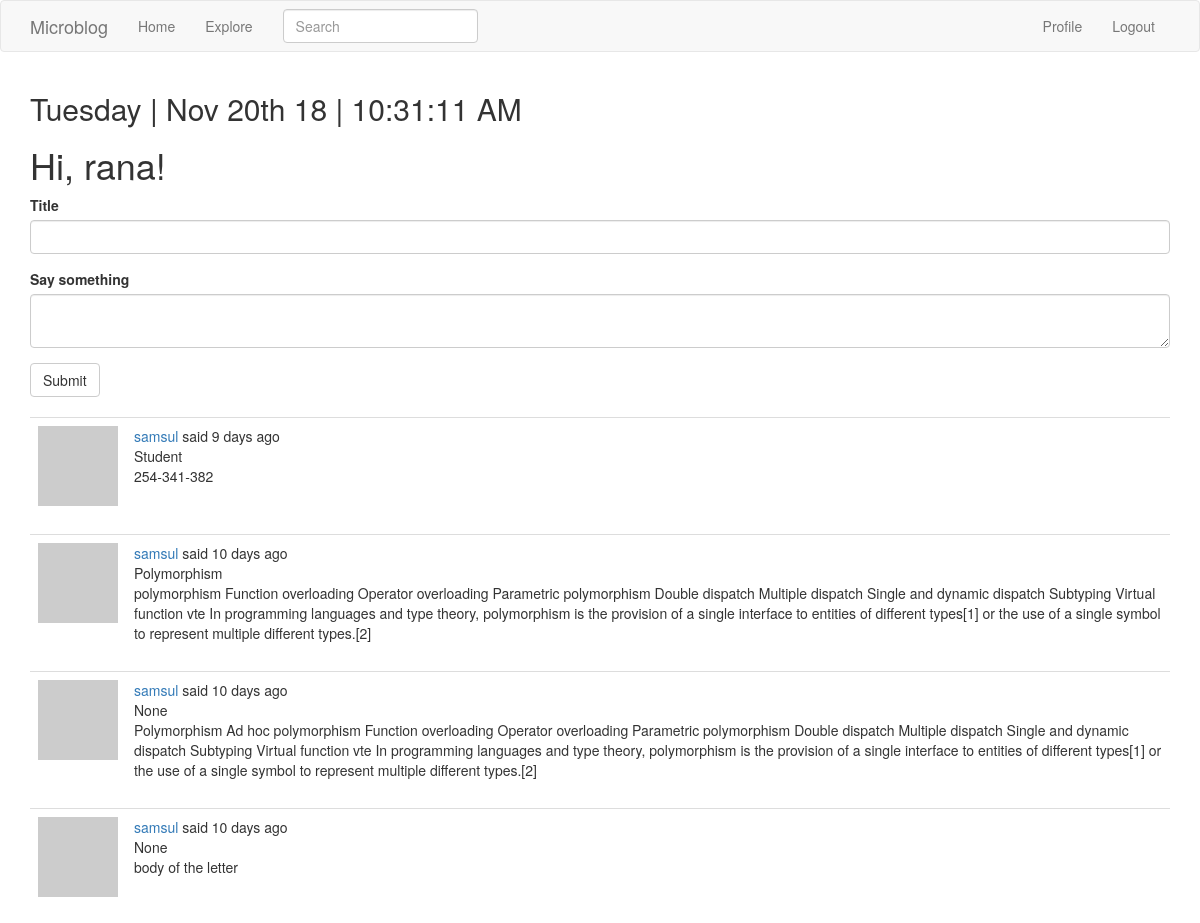
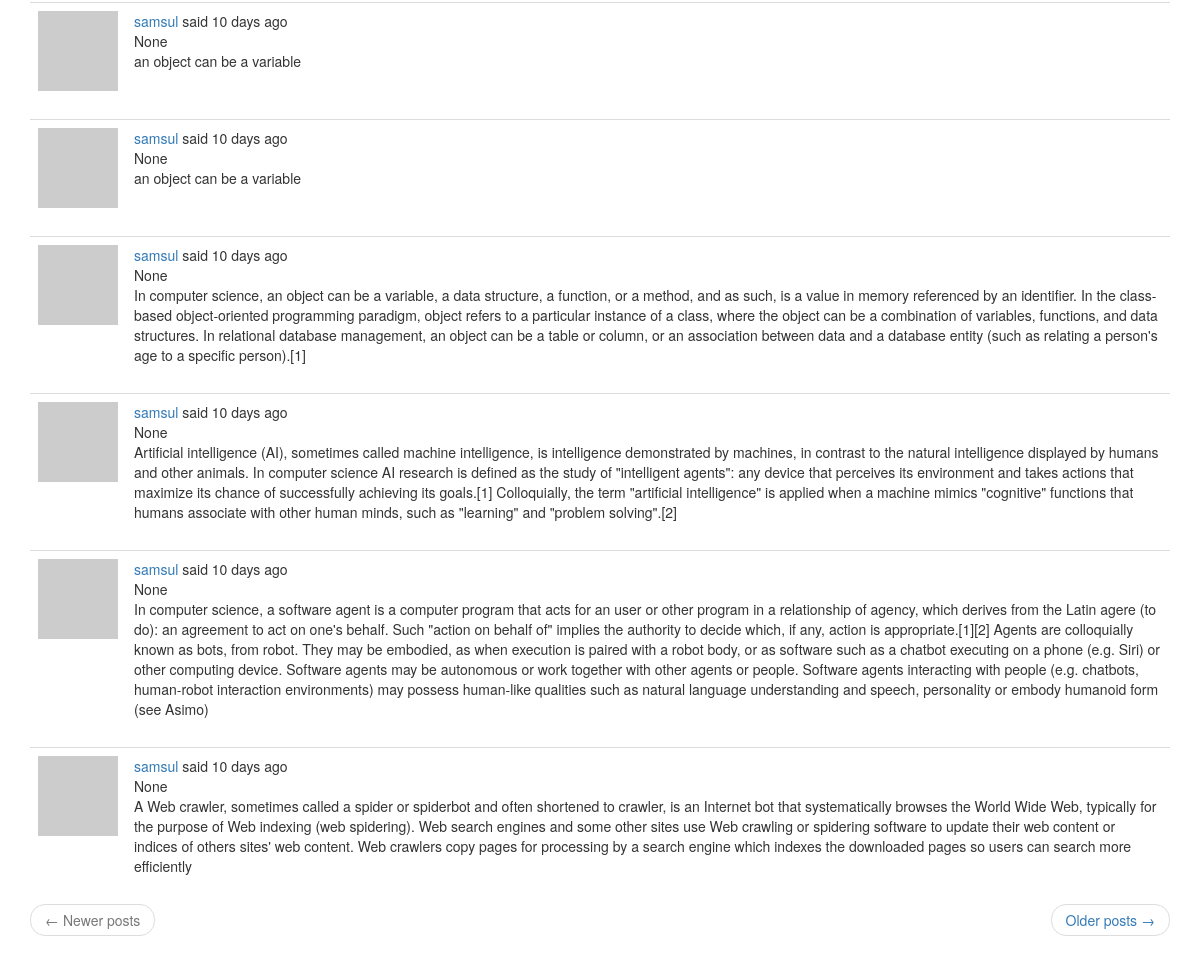
Page /index (signed in) on the earlier database version (2 pictures, top to bottom).
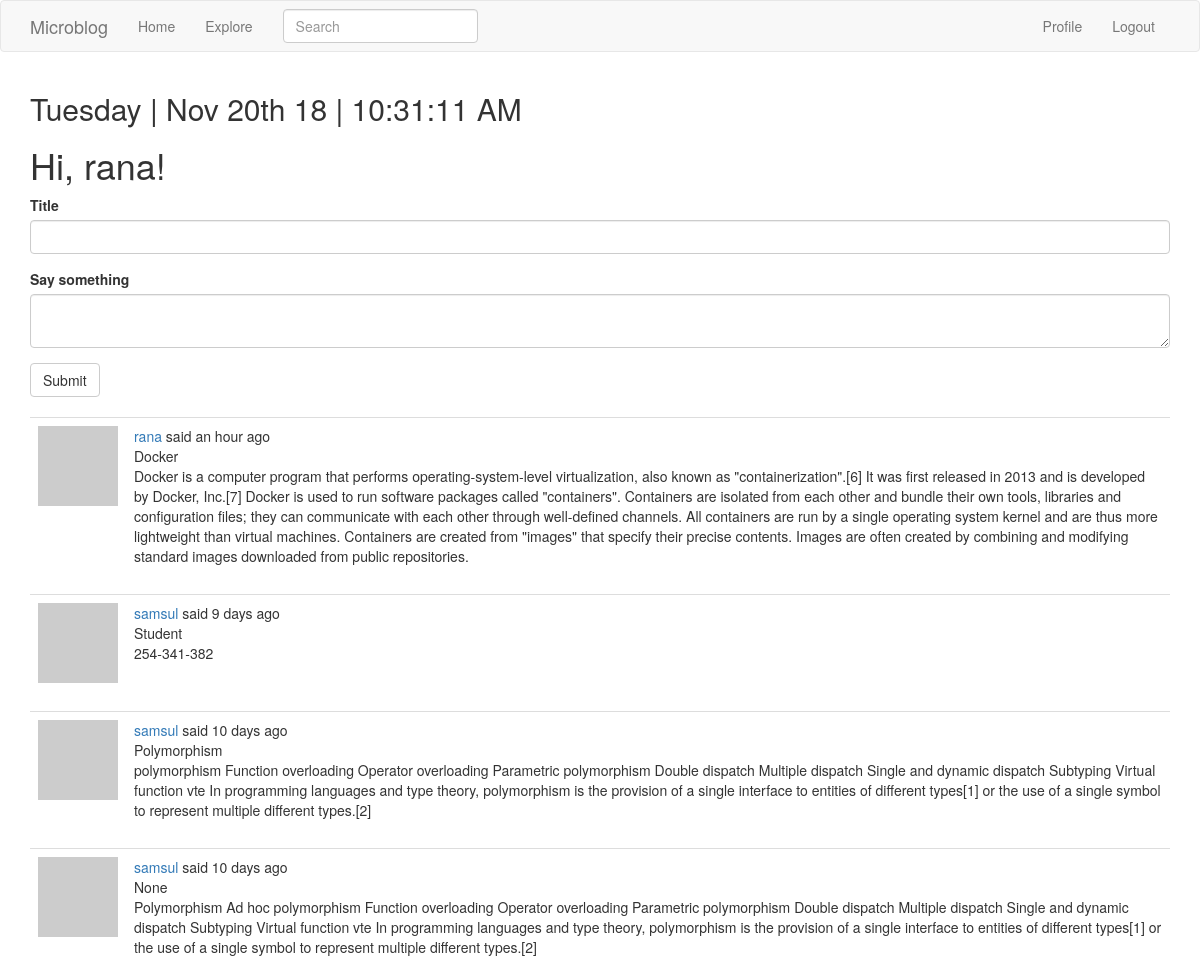
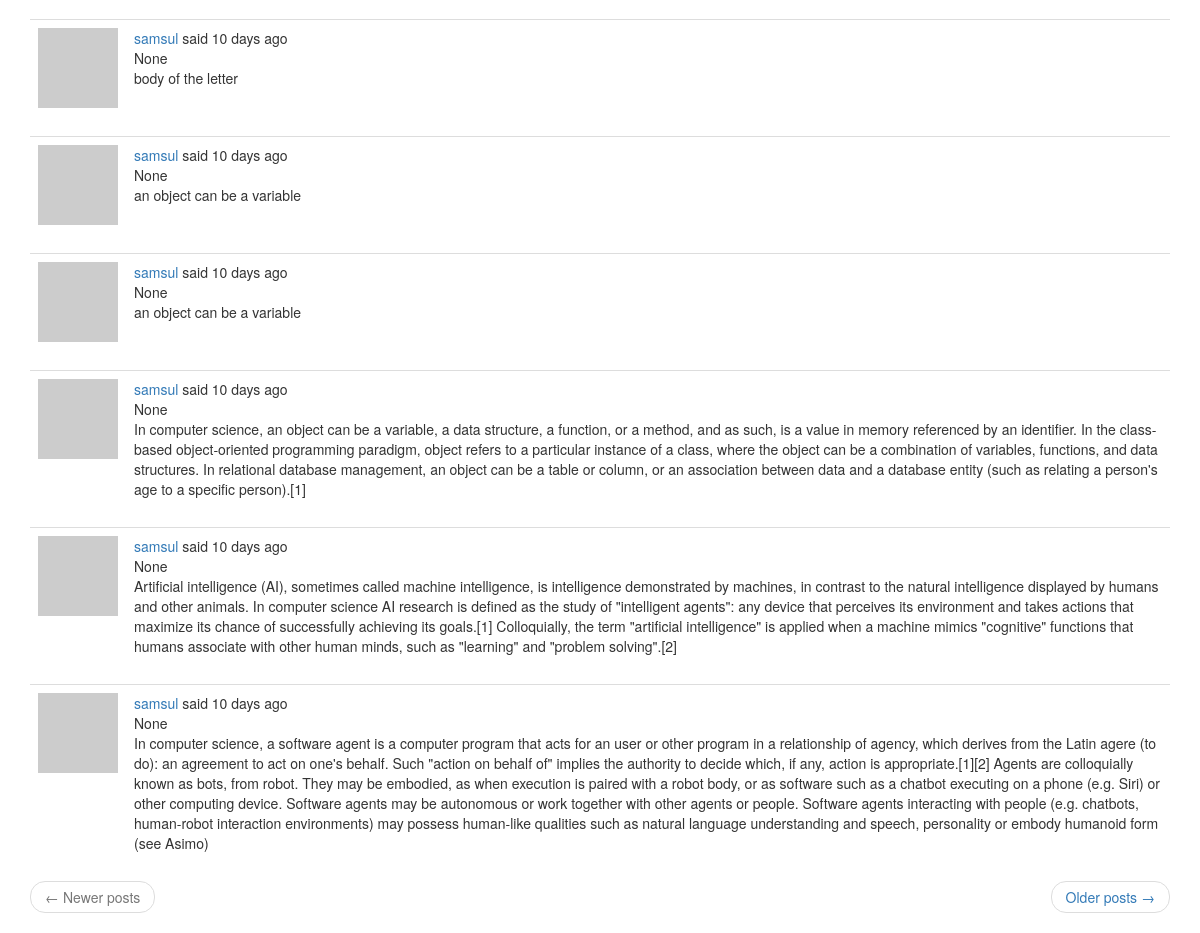
Same page on the later database version (2 pictures, top to bottom).
### app/models.py (models this page shows, shortened)
class User(UserMixin, db.Model):
    id = db.Column(db.Integer, primary_key=True)
    username = db.Column(db.String(64), index=True, unique=True)
    email = db.Column(db.String(120), index=True, unique=True)
    password_hash = db.Column(db.String(128))
    posts = db.relationship('Post', backref='author', lazy='dynamic')
    about_me = db.Column(db.String(140))
    last_seen = db.Column(db.DateTime, default=datetime.utcnow)
    followed = db.relationship(
        'User', secondary=followers,
        primaryjoin=(followers.c.follower_id == id),
        secondaryjoin=(followers.c.followed_id == id),
        backref=db.backref('followers', lazy='dynamic'), lazy='dynamic')
    def avatar(self, size):
        digest = md5(self.email.lower().encode('utf-8')).hexdigest()
        return 'https://www.gravatar.com/avatar/{}?d=identicon&s={}'.format(digest, size)
    def followed_posts(self):
        followed = Post.query.join(
            followers, (followers.c.followed_id == Post.user_id)).filter(
                followers.c.follower_id == self.id)
        own = Post.query.filter_by(user_id=self.id)
        return followed.union(own).order_by(Post.timestamp.desc())

class SearchableMixin(object):
    @classmethod
    def before_commit(cls, session):
        session._changes = {
            'add': list(session.new),
            'update': list(session.dirty),
            'delete': list(session.deleted)
        }
    @classmethod
    def after_commit(cls, session):
        for obj in session._changes['add']:
            if isinstance(obj, SearchableMixin):
                add_to_index(obj.__tablename__, obj)
        for obj in session._changes['update']:
            if isinstance(obj, SearchableMixin):
                add_to_index(obj.__tablename__, obj)
        for obj in session._changes['delete']:
            if isinstance(obj, SearchableMixin):
                remove_from_index(obj.__tablename__, obj)
        session._changes = None

class Post(SearchableMixin, db.Model):
    __searchable__ = ['body', 'title']
    id = db.Column(db.Integer, primary_key=True)
    title = db.Column(db.String(50))
    body = db.Column(db.String(140))
    timestamp = db.Column(db.DateTime, index=True, default=datetime.utcnow)
    user_id = db.Column(db.Integer, db.ForeignKey('user.id'))
    language = db.Column(db.String(5))

### app/main/routes.py (the view, shortened to what this page needs)
@bp.route('/', methods=['POST', 'GET'])
@bp.route('/index', methods=['POST', 'GET'])
@login_required
def index():
    form = PostForm()
    page = request.args.get('page', 1, type=int)
    posts = current_user.followed_posts().paginate(
        page, current_app.config['POSTS_PER_PAGE'], False)
    next_url = url_for('main.index', page=posts.next_num)  if posts.has_next else None
    prev_url = url_for('main.index', page=posts.prev_num)  if posts.has_prev else None
    return render_template('index.html', title= _('Home'), form=form, posts=posts.items, next_url=next_url, prev_url=prev_url)

### app/main/forms.py
class SearchForm(FlaskForm):
    q = StringField(_l('Search'), validators=[DataRequired()])
    def __init__(self, *args, **kwargs):
        if 'formdata' not in kwargs:
            kwargs['formdata'] = request.args
        if 'csrf_enabled' not in kwargs:
            kwargs['csrf_enabled'] = False
        super(SearchForm, self).__init__(*args, **kwargs)

class PostForm(FlaskForm):
    title = StringField(_l('Title'), validators=[DataRequired()])
    post = TextAreaField(_l('Say something'), validators=[DataRequired(), Length(min=1, max=1500)])
    submit = SubmitField(_l('Submit'))

### app/main/routes.py (called while the page is built)
@bp.before_request
def before_request():
    if current_user.is_authenticated:
        current_user.last_seen = datetime.utcnow()
        db.session.commit()
    g.local = str(get_locale())

@bp.before_request
def before_request():
    if current_user.is_authenticated:
        current_user.last_seen = datetime.utcnow()
        db.session.commit()
        g.search_form = SearchForm()
    g.locale = str(get_locale())

### app/models.py (called while the page is built)
@login.user_loader
def load_user(id):
    return User.query.get(int(id))

### app/templates/index.html (shortened to what this page needs)
{% extends "base.html" %}
{% import 'bootstrap/wtf.html' as wtf %}
{% block app_content %}
    <h1>{{ _('Hi, %(username)s!', username=current_user.username) }}</h1>
    {% if form %}
    {{ wtf.quick_form(form) }}
    <br>
    {% endif %}
    {% for post in posts %}
        <table class="table table-hover">
        <tr>
            <td width="70px">
                <a href="{{ url_for('main.user', username=post.author.username) }}">
                <img src="{{ post.author.avatar(100) }}">
                </a>
            </td>
            <td>
                {{ _('%(username)s said %(when)s',
                    username=user_link, when=moment(post.timestamp).fromNow()) }}
                <br>
                <span id="post{{ post.id }}">{{ post.title }}</span><br>
                <span id="post{{ post.id }}">{{ post.body }}</span>
            </td>
        </tr>
    </table>
    {% endfor %}
    <nav aria-label="...">
        <ul class="pager">
            <li class="previous{% if not prev_url %} disabled{% endif %}">
                <a href="{{ prev_url or '#' }}">
                    <span aria-hidden="true">&larr;</span> {{ _('Newer posts') }}
                </a>
            </li>
            <li class="next{% if not next_url %} disabled{% endif %}">
                <a href="{{ next_url or '#' }}">
                    {{ _('Older posts') }} <span aria-hidden="true">&rarr;</span>
                </a>
            </li>
        </ul>
    </nav>
{% endblock %}

### app/templates/base.html (shortened to what this page needs)
{% extends "bootstrap/base.html" %}
 {% block navbar %}
    <nav class="navbar navbar-default">
        <div class="container">
            <div class="navbar-header">
                <a class="navbar-brand" href="{{ url_for('main.index') }}">Microblog</a>
            </div>
            <div class="collapse navbar-collapse" id="bs-example-navbar-collapse-1">
                <ul class="nav navbar-nav">
                    <li><a href="{{ url_for('main.index') }}">{{ _('Home') }}</a></li>
                    <li><a href="{{ url_for('main.explore') }}">{{ _('Explore') }}</a></li>
                </ul>
                   {% if g.search_form %}
                <form class="navbar-form navbar-left" method="get" action="{{ url_for('main.search') }}">
                    <div class="form-group">
                        {{ g.search_form.q(size=20, class='form-control', placeholder=g.search_form.q.label.text) }}
                    </div>
                </form>
                {% endif %}
                <ul class="nav navbar-nav navbar-right">
                    {% if current_user.is_anonymous %}
                    <li><a href="{{ url_for('auth.login') }}">{{ _('Login') }}</a></li>
                    {% else %}
                    <li><a href="{{ url_for('main.user', username=current_user.username) }}">{{ _('Profile') }}</a></li>
                    <li><a href="{{ url_for('auth.logout') }}">{{ _('Logout') }}</a></li>
                    {% endif %}
                </ul>
            </div>
        </div>
    </nav>
{% endblock %}
{% block content %}
    <div class="container">
        <h2>{{ moment().format('dddd')}} | {{ moment().format("MMM Do YY") }} | {{ moment().format('LTS')}}</h2>
        {% block app_content %}{% endblock %}
    </div>
{% endblock %}

Differences in the rows shown:
no longer on this page (row unchanged): Post: title "None", body "A Web crawler, sometimes called a spider or spiderbot and often shortened to crawler, is an Internet bot that systematically browses the World Wide Web, typically for the purpose of Web indexing (web spidering). Web search engines and some other sites use Web crawling or spidering software to update their web content or indices of others sites' web content. Web crawlers copy pages for processing by a search engine which indexes the downloaded pages so users can search more efficiently"
added Post: title "Docker", body "Docker is a computer program that performs operating-system-level virtualization, also known as \"containerization\".[6] It was first released in 2013 and is developed by Docker, Inc.[7] Docker is used to run software packages called \"containers\". Containers are isolated from each other and bundle their own tools, libraries and configuration files; they can communicate with each other through well-defined channels. All containers are run by a single operating system kernel and are thus more lightweight than virtual machines. Containers are created from \"images\" that specify their precise contents. Images are often created by combining and modifying standard images downloaded from public…"
